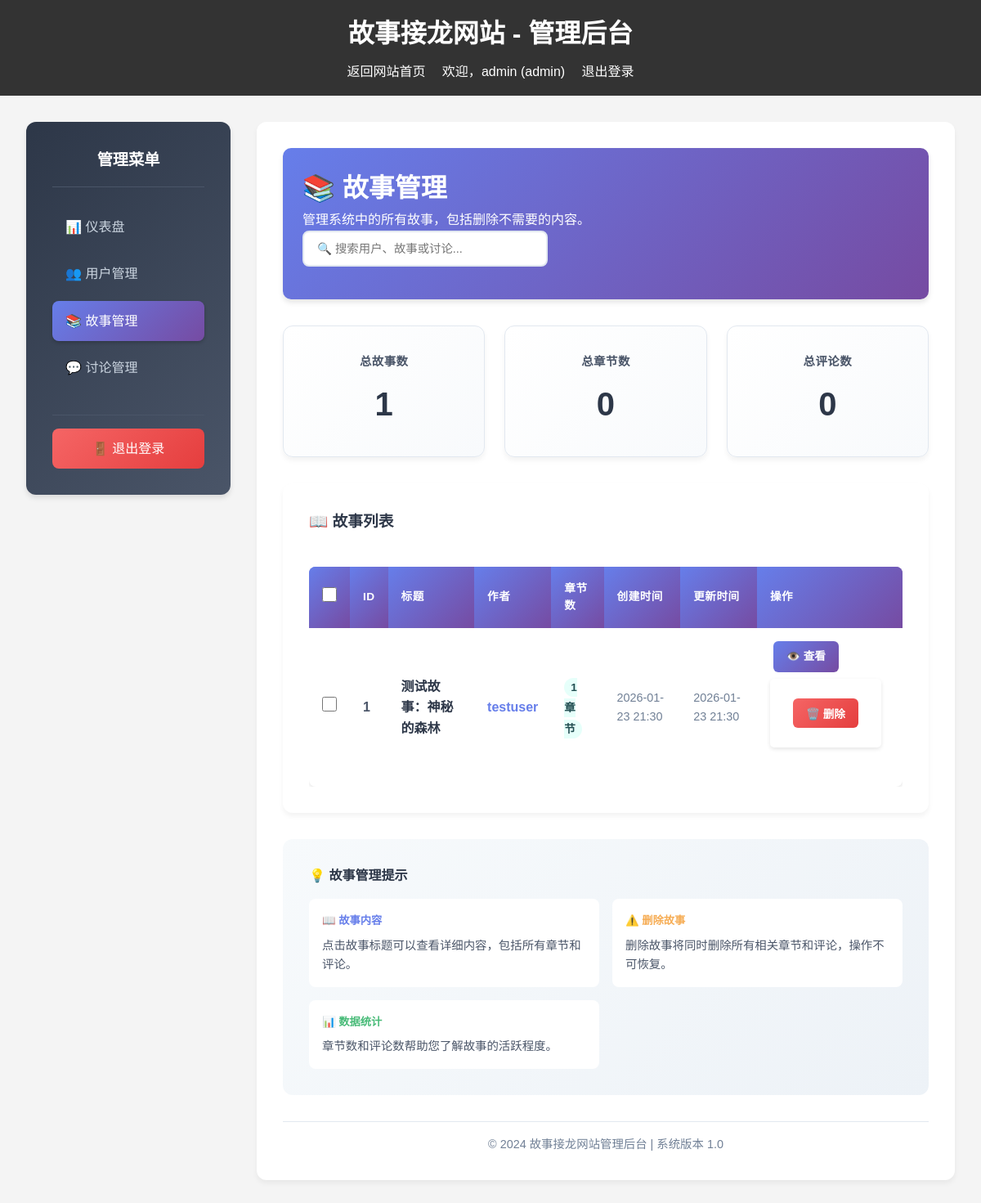
The app's page /admin/stories (signed in) with its own data.
### database.py (models this page shows)
class UserDB(Base):
    __tablename__ = "users"
    id = Column(Integer, primary_key=True, index=True)
    username = Column(String(50), unique=True, index=True, nullable=False)
    email = Column(String(100), unique=True, index=True, nullable=False)
    password_hash = Column(String(255), nullable=False)
    role = Column(String(20), default="user")
    registered_at = Column(DateTime, default=datetime.now)
    active_count = Column(Integer, default=0)
    points = Column(Integer, default=0)
    credit = Column(Float, default=100.0)
    stories = relationship("StoryDB", back_populates="author")
    chapters = relationship("StoryChapterDB", back_populates="author")
    chapter_comments = relationship("ChapterCommentDB", back_populates="author")
    discussions = relationship("DiscussionDB", back_populates="author")
    discussion_comments = relationship("DiscussionCommentDB", back_populates="author")

class StoryDB(Base):
    __tablename__ = "stories"
    id = Column(Integer, primary_key=True, index=True)
    title = Column(String(200), nullable=False)
    content = Column(Text, nullable=False)
    author_id = Column(Integer, ForeignKey("users.id"), nullable=False)
    created_at = Column(DateTime, default=datetime.now)
    updated_at = Column(DateTime, default=datetime.now)
    author = relationship("UserDB", back_populates="stories")
    chapters = relationship("StoryChapterDB", back_populates="story")

### routers/admin.py (the view)
@router.get("/admin/stories", response_class=HTMLResponse)
async def admin_stories(
    request: Request,
    db: Session = Depends(get_db),
    current_user: UserDB = Depends(require_admin)
):
    if not current_user:
        return RedirectResponse(url="/login", status_code=303)
    stories = get_all_stories(db)
    return templates.TemplateResponse(
        "admin_stories.html",
        {
            "request": request,
            "current_user": current_user,
            "stories": stories
        }
    )

### templates/admin_stories.html (shortened to what this page needs)
{% extends "admin_base.html" %}
{% block content %}
    <div class="admin-header">
        <h2>📚 故事管理</h2>
        <p>管理系统中的所有故事，包括删除不需要的内容。</p>
    </div>
    <div class="admin-stats" style="margin-bottom: 2rem;">
        <div class="stat-card">
            <h4>总故事数</h4>
            <div class="stat-number">{{ stories|length }}</div>
        </div>
        <div class="stat-card">
            <h4>总章节数</h4>
            <div class="stat-number">
                {% set total_chapters = 0 %}
                {% for story in stories %}
                    {% set total_chapters = total_chapters + story.chapters|length %}
                {% endfor %}
                {{ total_chapters }}
            </div>
        </div>
        <div class="stat-card">
            <h4>总评论数</h4>
            <div class="stat-number">
                {% set total_comments = 0 %}
                {% for story in stories %}
                    {% for chapter in story.chapters %}
                        {% set total_comments = total_comments + chapter.comments|length %}
                    {% endfor %}
                {% endfor %}
                {{ total_comments }}
            </div>
        </div>
    </div>
    {% if stories %}
        <div style="background: white; padding: 2rem; border-radius: 12px; box-shadow: 0 4px 6px rgba(0, 0, 0, 0.05); margin-bottom: 2rem;">
            <h3 style="margin-bottom: 1.5rem; color: #2d3748;">📖 故事列表</h3>
            <div style="overflow-x: auto;">
                <table class="admin-table">
                    <thead>
                        <tr>
                            <th>ID</th>
                            <th>标题</th>
                            <th>作者</th>
                            <th>章节数</th>
                            <th>创建时间</th>
                            <th>更新时间</th>
                            <th>操作</th>
                        </tr>
                    </thead>
                    <tbody>
                        {% for story in stories %}
                        <tr>
                            <td><strong>{{ story.id }}</strong></td>
                            <td>
                                <strong style="color: #2d3748;">
                                    <a href="/stories/{{ story.id }}" target="_blank" style="color: inherit; text-decoration: none;">
                                        {{ story.title }}
                                    </a>
                                </strong>
                            </td>
                            <td>
                                <span style="color: #667eea; font-weight: 600;">{{ story.author.username }}</span>
                            </td>
                            <td>
                                <span style="background: #e6fffa; color: #234e52; padding: 0.25rem 0.5rem; border-radius: 12px; font-size: 0.85rem; font-weight: 600;">
                                    {{ story.chapters|length }} 章节
                                </span>
                            </td>
                            <td style="color: #718096; font-size: 0.9rem;">
                                {{ story.created_at.strftime('%Y-%m-%d %H:%M') }}
                            </td>
                            <td style="color: #718096; font-size: 0.9rem;">
                                {{ story.updated_at.strftime('%Y-%m-%d %H:%M') }}
                            </td>
                            <td>
                                <div style="display: flex; gap: 0.5rem; flex-wrap: wrap;">
                                    <a href="/stories/{{ story.id }}" target="_blank" class="btn-admin btn-admin-primary" title="查看故事">
                                        👁️ 查看
                                    </a>
                                    <form action="/admin/delete/story/{{ story.id }}" method="post" style="display: inline;">
                                        <button type="submit" class="btn-admin btn-admin-danger"
                                                onclick="return confirm('确定要删除故事《{{ story.title }}》吗？此操作将同时删除所有相关章节和评论，且不可恢复！')"
                                                title="删除故事">
                                            🗑️ 删除
                                        </button>
                                    </form>
                                </div>
                            </td>
                        </tr>
                        {% endfor %}
                    </tbody>
                </table>
            </div>
        </div>
    {% endif %}
    <div style="background: linear-gradient(135deg, #f7fafc 0%, #edf2f7 100%); padding: 2rem; border-radius: 12px; margin-top: 2rem;">
        <h4 style="color: #2d3748; margin-bottom: 1rem;">💡 故事管理提示</h4>
        <div style="display: grid; grid-template-columns: repeat(auto-fit, minmax(250px, 1fr)); gap: 1rem;">
            <div style="background: white; padding: 1rem; border-radius: 8px;">
                <h5 style="color: #667eea; margin-bottom: 0.5rem;">📖 故事内容</h5>
                <p style="color: #4a5568; font-size: 0.9rem;">点击故事标题可以查看详细内容，包括所有章节和评论。</p>
            </div>
            <div style="background: white; padding: 1rem; border-radius: 8px;">
                <h5 style="color: #f6ad55; margin-bottom: 0.5rem;">⚠️ 删除故事</h5>
                <p style="color: #4a5568; font-size: 0.9rem;">删除故事将同时删除所有相关章节和评论，操作不可恢复。</p>
            </div>
            <div style="background: white; padding: 1rem; border-radius: 8px;">
                <h5 style="color: #48bb78; margin-bottom: 0.5rem;">📊 数据统计</h5>
                <p style="color: #4a5568; font-size: 0.9rem;">章节数和评论数帮助您了解故事的活跃程度。</p>
            </div>
        </div>
    </div>
{% endblock %}

### templates/admin_base.html (shortened to what this page needs)
<!DOCTYPE html>
<html lang="zh-CN">
<head>
    <link rel="stylesheet" href="{{ url_for('static', path='/css/styles.css') }}">
</head>
<body>
    <header>
        <h1>故事接龙网站 - 管理后台</h1>
        <nav>
            <a href="/">返回网站首页</a>
            {% if current_user %}
                <span>欢迎，{{ current_user.username }} ({{ current_user.role }})</span>
                <a href="/logout">退出登录</a>
            {% endif %}
        </nav>
    </header>
    <div class="admin-container">
        <aside class="admin-sidebar">
            <h3>管理菜单</h3>
            <ul>
                <li><a href="/admin" class="{% if request.url.path == '/admin' %}active{% endif %}">📊 仪表盘</a></li>
                <li><a href="/admin/users" class="{% if request.url.path == '/admin/users' %}active{% endif %}">👥 用户管理</a></li>
                <li><a href="/admin/stories" class="{% if request.url.path == '/admin/stories' %}active{% endif %}">📚 故事管理</a></li>
                <li><a href="/admin/discussions" class="{% if request.url.path == '/admin/discussions' %}active{% endif %}">💬 讨论管理</a></li>
            </ul>
            <div class="admin-logout">
                <a href="/logout">🚪 退出登录</a>
            </div>
        </aside>
        <main class="admin-main">
            {% block content %}{% endblock %}
            <div class="admin-footer">
                <p>&copy; 2024 故事接龙网站管理后台 | 系统版本 1.0</p>
            </div>
        </main>
    </div>
</body>
</html>

### static/css/styles.css (style rules this page uses)
* { margin: 0; padding: 0; box-sizing: border-box; }
body { font-family: Arial, sans-serif; line-height: 1.6; color: #333; background-color: #f4f4f4; }
header { background-color: #333; color: #fff; padding: 1rem; text-align: center; }
header h1 { margin-bottom: 0.5rem; }
nav a { color: #fff; text-decoration: none; margin: 0 1rem; }
main { max-width: 1200px; margin: 0 auto; padding: 2rem; }
form { background-color: #fff; padding: 1.5rem; border-radius: 5px; box-shadow: 0 2px 5px rgba(0, 0, 0, 0.1); margin-bottom: 2rem; }
form button { background-color: #333; color: #fff; padding: 0.5rem 1rem; border: none; border-radius: 3px; cursor: pointer; }
.admin-header { background: linear-gradient(135deg, #667eea 0%, #764ba2 100%); color: white; padding: 1.5rem; margin-bottom: 2rem; border-radius: 10px; box-shadow: 0 4px 6px rgba(0, 0, 0, 0.1); }
.admin-header h2 { margin: 0; font-size: 2rem; font-weight: 600; }
.admin-stats { display: grid; grid-template-columns: repeat(auto-fit, minmax(200px, 1fr)); gap: 1.5rem; margin-bottom: 3rem; }
.stat-card { background: linear-gradient(135deg, #fff 0%, #f8fafc 100%); padding: 2rem; border-radius: 12px; box-shadow: 0 4px 6px rgba(0, 0, 0, 0.05); text-align: center; transition: transform 0.3s ease, box-shadow 0.3s ease; border: 1px solid #e2e8f0; }
.stat-card h4 { color: #4a5568; font-size: 0.9rem; font-weight: 600; text-transform: uppercase; letter-spacing: 0.5px; margin-bottom: 0.5rem; }
.stat-number { font-size: 2.5rem; font-weight: 700; color: #2d3748; margin: 0; }
.admin-table { width: 100%; background-color: white; border-radius: 8px; overflow: hidden; box-shadow: 0 2px 4px rgba(0, 0, 0, 0.1); border-collapse: separate; border-spacing: 0; }
.admin-table th { background: linear-gradient(135deg, #667eea 0%, #764ba2 100%); color: white; padding: 1rem; text-align: left; font-weight: 600; text-transform: uppercase; font-size: 0.85rem; letter-spacing: 0.5px; }
.admin-table td { padding: 1rem; border-bottom: 1px solid #e2e8f0; color: #4a5568; }
.admin-table tr:last-child td { border-bottom: none; }
.btn-admin { padding: 0.5rem 1rem; border: none; border-radius: 6px; font-size: 0.85rem; font-weight: 600; cursor: pointer; transition: all 0.3s ease; text-decoration: none; display: inline-block; margin: 0 0.25rem; }
.btn-admin-primary { background: linear-gradient(135deg, #667eea 0%, #764ba2 100%); color: white; }
.btn-admin-danger { background: linear-gradient(135deg, #f56565 0%, #e53e3e 100%); color: white; }

### templates/admin_base.html (style rules this page uses)
.admin-container { display: grid; grid-template-columns: 250px 1fr; gap: 2rem; max-width: 1200px; margin: 0 auto; padding: 2rem; }
.admin-sidebar { background: linear-gradient(135deg, #2d3748 0%, #4a5568 100%); padding: 2rem; border-radius: 12px; box-shadow: 0 4px 6px rgba(0, 0, 0, 0.1); height: fit-content; color: white; }
.admin-sidebar h3 { margin-bottom: 1.5rem; color: white; font-size: 1.2rem; font-weight: 600; text-align: center; padding-bottom: 1rem; border-bottom: 1px solid #4a5568; }
.admin-sidebar ul { list-style: none; padding: 0; margin: 0; }
.admin-sidebar li { margin-bottom: 0.5rem; }
.admin-sidebar a { color: #cbd5e0; text-decoration: none; padding: 0.75rem 1rem; border-radius: 8px; display: block; transition: all 0.3s ease; font-weight: 500; }
.admin-sidebar a.active { background: linear-gradient(135deg, #667eea 0%, #764ba2 100%); color: white; box-shadow: 0 2px 4px rgba(0, 0, 0, 0.2); }
.admin-main { background-color: white; padding: 2rem; border-radius: 12px; box-shadow: 0 4px 6px rgba(0, 0, 0, 0.05); }
.admin-footer { margin-top: 2rem; padding-top: 1rem; border-top: 1px solid #e2e8f0; text-align: center; color: #718096; font-size: 0.9rem; }
.admin-logout { margin-top: 2rem; padding-top: 1rem; border-top: 1px solid #4a5568; }
.admin-logout a { background: linear-gradient(135deg, #f56565 0%, #e53e3e 100%); color: white; text-align: center; }

### records on screen
UserDB: username "admin", role "admin"
StoryDB: id "1", title "测试故事：神秘的森林", author.username "testuser", chapters|length "1", created_at "2026-01-23 21:30", updated_at "2026-01-23 21:30"

### other values on screen
{{ stories|length }} "1"
{{ total_chapters }} "0"
{{ total_comments }} "0"
